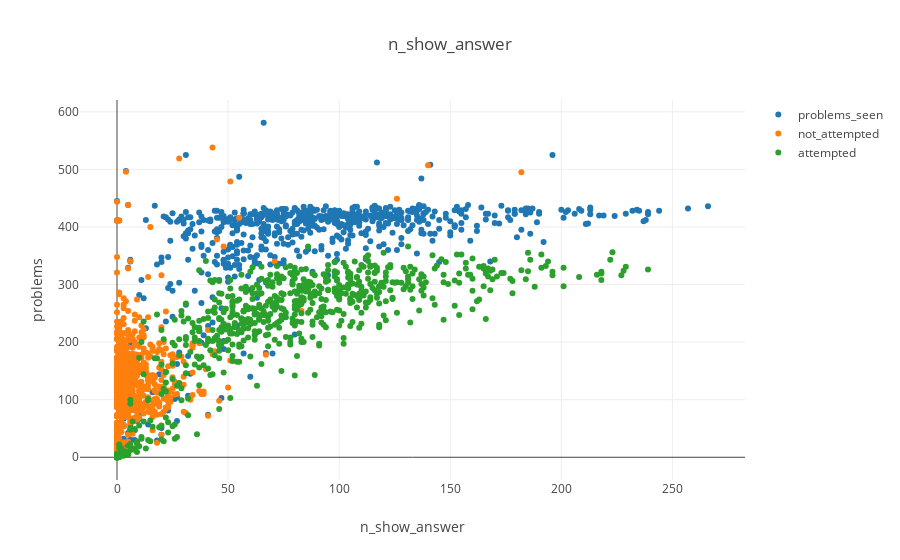

Here is the notebook cell this chart was saved with:
### Code cell
problems_seen = go.Scatter(x=dh.n_show_answer_problem_seen,y=dh.n_problems_seen,name='problems_seen',text=dg.username, mode = 'markers')
not_attempted = go.Scatter(x=dh.n_show_answer_not_attempted,y=dh.n_not_attempted,name='not_attempted',text=dh.user_id,mode = 'markers')
attempted = go.Scatter(x=dh.n_show_answer_attempted,y=dh.n_attempted,name='attempted',text=dh.user_id, mode = 'markers')

data = [problems_seen,not_attempted,attempted]
layout = go.Layout(title="n_show_answer",
                   yaxis=dict(title='problems'),
                   xaxis=dict(title='n_show_answer'),
                   hovermode = 'closest')

fig = go.Figure(data=data, layout=layout)
iplot(fig)

### Figure 1 — Plotly figure (JSON) as saved in the notebook; plotly's stock layout.template omitted (floating-point values rounded to 4 significant figures; data arrays with more than 128 entries replaced by an {"elided": "..."} marker saying what was removed)
{"data": [{"mode": "markers", "name": "problems_seen", "text": {"elided": "744 str values"}, "type": "scatter", "x": {"elided": "730 int values"}, "y": {"elided": "730 int values"}}, {"mode": "markers", "name": "not_attempted", "text": {"elided": "730 int values"}, "type": "scatter", "x": {"elided": "730 int values"}, "y": {"elided": "730 int values"}}, {"mode": "markers", "name": "attempted", "text": {"elided": "730 int values"}, "type": "scatter", "x": {"elided": "730 int values"}, "y": {"elided": "730 int values"}}], "layout": {"hovermode": "closest", "title": "n_show_answer", "xaxis": {"title": "n_show_answer"}, "yaxis": {"title": "problems"}}}
